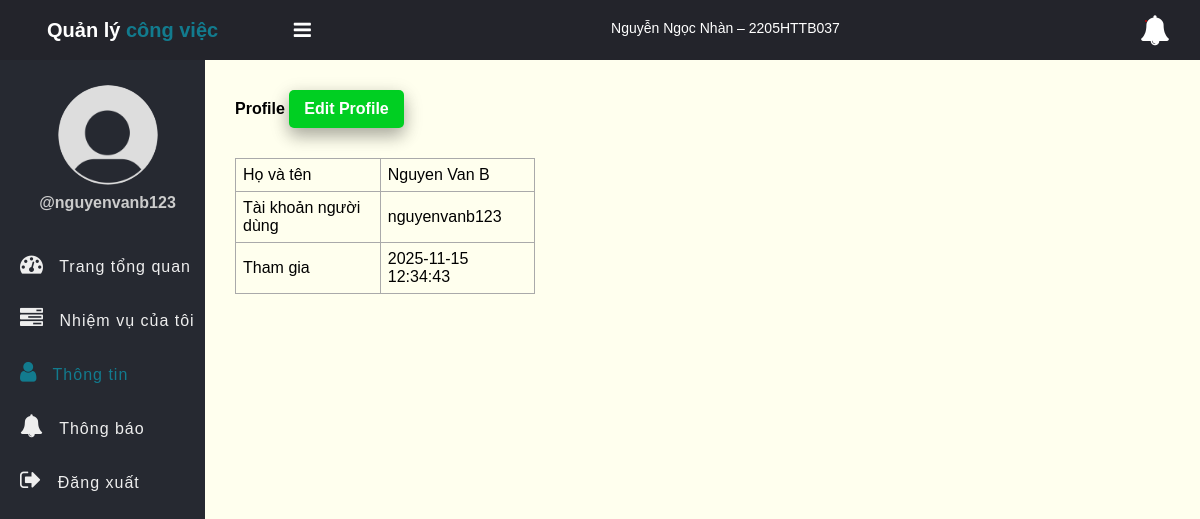
Screenshot of /profile.php (signed in) with the database file from the repository.
### tables this page shows
CREATE TABLE `users` (
  `id` int(11) NOT NULL,
  `full_name` varchar(50) NOT NULL,
  `username` varchar(50) NOT NULL,
  `password` varchar(255) NOT NULL,
  `role` enum('admin','employee') NOT NULL,
  `is_verified` tinyint(1) NOT NULL DEFAULT 0,
  `created_at` timestamp NOT NULL DEFAULT current_timestamp()
);

### app/Model/User.php (called while the page is built, shortened)
<?php
function get_user_by_id($conn, $id)
{
	$sql = "SELECT * FROM users WHERE id =? ";
	$stmt = $conn->prepare($sql);
	$stmt->execute([$id]);
	if ($stmt->rowCount() > 0) {
		$user = $stmt->fetch();
	} else $user = 0;
	return $user;
}

### profile.php (the view, shortened to what this page needs)
<?php
if (isset($_SESSION['role']) && isset($_SESSION['id']) && $_SESSION['role'] == "employee") {
	include "DB_connection.php";
	include "app/Model/User.php";
	$user = get_user_by_id($conn, $_SESSION['id']);
?>
	<!DOCTYPE html>
	<html>
	<head>
		<link rel="stylesheet" href="https://stackpath.bootstrapcdn.com/font-awesome/4.7.0/css/font-awesome.min.css">
		<link rel="stylesheet" href="css/style.css">
	</head>
	<body>
		<?php include "inc/header.php" ?>
		<div class="body">
			<?php include "inc/nav.php" ?>
			<section class="section-1">
				<h4 class="title">Profile <a href="edit_profile.php">Edit Profile</a></h4>
				<table class="main-table" style="max-width: 300px;">
					<tr>
						<td>Họ và tên</td>
						<td><?= $user['full_name'] ?></td>
					</tr>
					<tr>
						<td>Tài khoản người dùng</td>
						<td><?= $user['username'] ?></td>
					</tr>
					<tr>
						<td>Tham gia</td>
						<td><?= $user['created_at'] ?></td>
					</tr>
				</table>
			</section>
		</div>
	</body>
	</html>
<?php } else {
	$em = "First login";
	header("Location: login.php?error=$em");
	exit();
}
?>

### css/style.css (style rules this page uses)
* { padding: 0; margin: 0; box-sizing: border-box; font-family: arial, sans-serif; }
.body { display: flex; }
.section-1 { padding: 30px; }
.section-1 .title { margin-bottom: 10px; }
.section-1 .title a { text-decoration: none; display: inline-block; padding-left: 10px; border: none; background: #00CF22; padding: 10px 15px; color: #fff; font-size: 16px; border-radius: 5px; cursor: pointer; outline: none; transition: background 1s; box-shadow: 0 8px 16px 0 rgba(0,0,0,0.2), 0 6px 20px 0 rgba(0,0,0,0.19); }
.section-1 { width: 100%; background: #ffe; }
.main-table, .main-table tr, .main-table th, .main-table td { border: 1px solid #aaa; border-collapse: collapse; padding: 7px; }
.main-table { width: 90%; margin-top: 30px; }

### rows the page displays
users: full_name "Nguyen Van B", username "nguyenvanb123", created_at "2025-11-15 12:34:43"

### other values shown
$_SESSION['username'] "nguyenvanb123"
